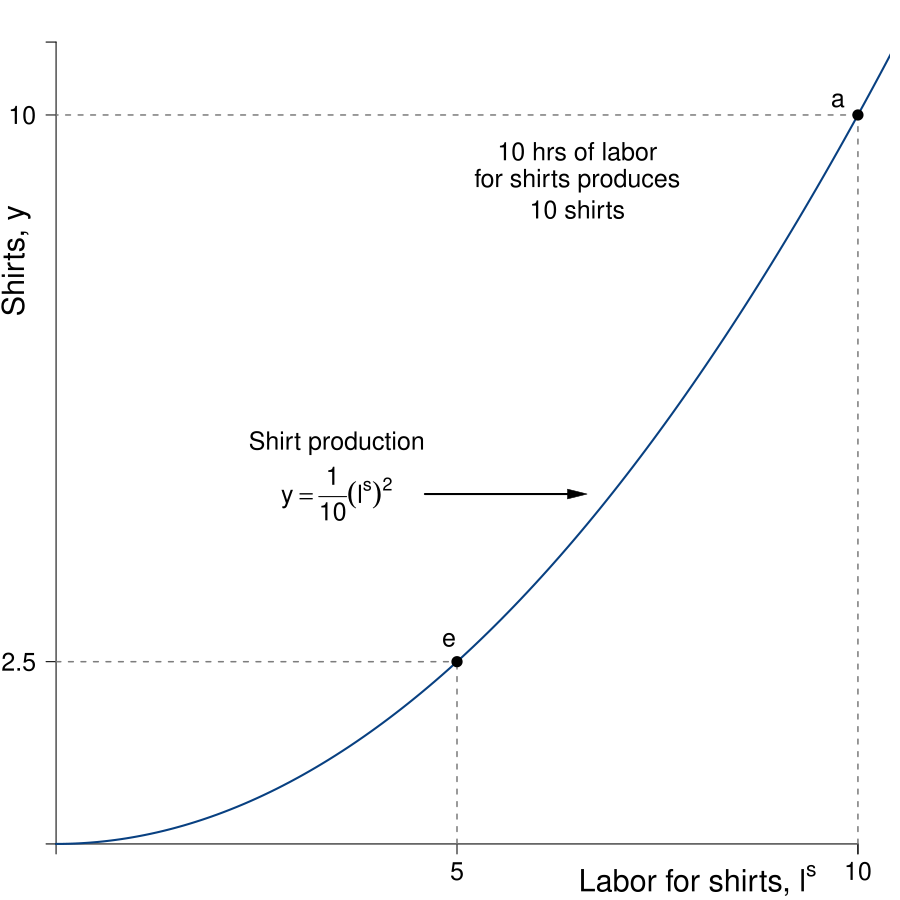

The script that saved this image:
#Graph Designer: Simon Halliday
#Authors: Bowles, Foley and Halliday
#Title: Coordination, Conflict and Competition: A Text in Microeconomics

require(shape)
pdf(file = "specprodexch/ppf_eos_shirts.pdf", width = 9, height = 9)

#Set parameters for graphics
pointsize <- 1.8
axislabelsize <- 1.8
labelsize <- 1.5
namesize <- 1.8
annotatesize <- 1.5
graphlinewidth <- 2
segmentlinewidth <- 1.5

COL <- c("#7fc97f", "#beaed4", "#fdc086", "#ffff99", "#386cb0", "#f0027f", "#bf5b17", "#666666")
COLA <- c("#e0f3db", "#99d8c9","#66c2a4","#41ae76", "#238b45", "#005824")
COLB <- c("#4eb3d3", "#2b8cbe", "#0868ac","#084081")
grays <- gray.colors(25, start = 1, end = 0)
CBCols <- c("#009E73","#0072B2","#E69F00")


#Edited the margins to cater for the larger LHS labels
par(mar =  c(1.2, 1.2, 0.5, 0.5))

#Change this to make it log of l 

# ppf <- function(l, k = 0.5) {
#   k * (1/l)
# }

ppf <- function(fish, k = 0.1, alpha = 2, maxfish = 5) {
  k * (fish - maxfish)^alpha 
}

fishProd <- function(l, k = 0.5){
  (-k)*l
}

feasibleLabor <- function(l, time = 10){
  - time - l
}

manufactureProd <- function(l, k = 0.1, alpha = 2){
  k * (l)^alpha
}

xlims <- c(0, 10)
ylims <- c(0, 11)

npts <- 501 
x <- seq(xlims[1], xlims[2], length.out = npts)
y <- seq(ylims[1], ylims[2], length.out = npts) 
a <- c(13, 15, 17)

plot(0, 0, xlim = xlims, ylim = ylims, type = "n",
     xlab = expression(paste("")),
     ylab = expression(paste("")), 
     xaxt = "n", 
     yaxt = "n", 
     cex.lab = axislabelsize, 
     bty = "n"
)

ticksy <- c( 0, 2.5, 10, ylims[2])
ylabels <- c(NA,2.5, 10, NA)
ticksx <- c(0, 5, 10, xlims[2])
xlabels <- c(NA,5, 10, NA)

axis(1, at = ticksx, pos = 0, labels = xlabels, cex.axis = annotatesize)
axis(2, at = ticksy, pos = 0, labels = ylabels, las = 1,cex.axis = annotatesize)

npts <- 500 
xx1 <- seq(0, 5, length.out = npts)
xx2 <- seq(0, xlims[2], length.out = npts)
xx3 <- seq(xlims[1], 0, length.out = npts)
xx4 <- seq(0, 11, length.out = npts)


#Draw the graphs
lines(xx4, manufactureProd(xx4, k = 0.1, alpha = 2), col = COLB[4], lwd = graphlinewidth)

#mtext(expression(paste("Quantity of fish, ", x)), side=1, line = 2.5, cex = axislabelsize)
text(-0.5, 8, expression(paste("Shirts, ", y)), xpd = TRUE, cex = axislabelsize, srt = 90) 
text(8, -0.5, expression(paste("Labor for shirts, ", l^s)), xpd = TRUE, cex =axislabelsize)


#Label the two production functions
#Clothing
text(3.5, 5.5, expression(paste("Shirt production")), xpd = TRUE, cex = annotatesize)
text(3.5, 4.8, expression(paste(y == frac(1,10)(l^s)^2)), xpd = TRUE, cex = annotatesize)
Arrows(4.6, 4.8, 6.5, 4.8, col = "black", lty = 1, lwd = 2, arr.type = "triangle", arr.lwd = 0.5)

#Draw segments for the 50/50 split of time
segments(5, 0, 5, 2.5, lty = 2, col = grays[20], lwd = segmentlinewidth)
segments(0, 2.5, 5, 2.5, lty = 2, col = grays[20], lwd = segmentlinewidth)

#Annotate Max time on clothes
segments(10, 0, 10, 10, lty = 2, col = grays[20], lwd = segmentlinewidth)
segments(10, 10, 0, 10, lty = 2, col = grays[20], lwd = segmentlinewidth)
text(6.5, 9.5, expression(paste("10 hrs of labor")), cex = annotatesize)
text(6.5, 9.1, expression(paste("for shirts produces")),  cex = annotatesize)
text(6.5, 8.7, expression(paste("10 shirts")),  cex = annotatesize)
points(10, 10, pch = 16, col = "black", cex = 1.5)
text(9.75, 10.2, expression(paste("a")),  cex = annotatesize)

points(5, 2.5, pch = 16, col = "black", cex = 1.5)
text(4.9, 2.8, expression(paste("e")), cex = annotatesize)




dev.off()
